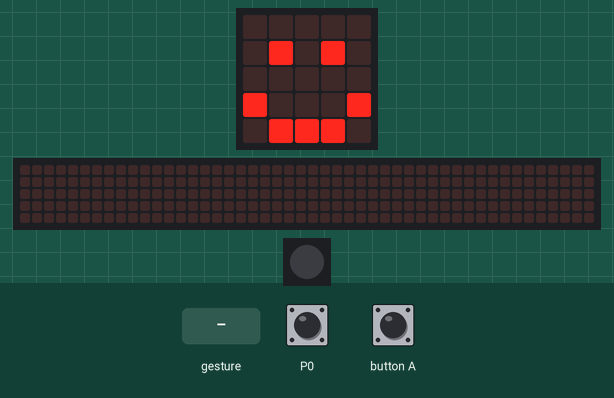
This program was run on a simulated Calliope mini (MakeCode). Shown: the board's 5×5 LED display, a strip that is not on the board, showing the scrolling text unrolled, 1 RGB LEDs in strip order, left to right. The inputs (shaded band) are chosen by the test bench. A tilt is held for 1.5 s and a shake lasts 1 s, then the board lies face up again; the 48×5 strip is a reading aid, not a part: it shows the text the display is scrolling, unrolled, one strip-width of it at a time.

Above: at 4.0 s.
4.1 s: gesture '6g'
At 4.17 s:
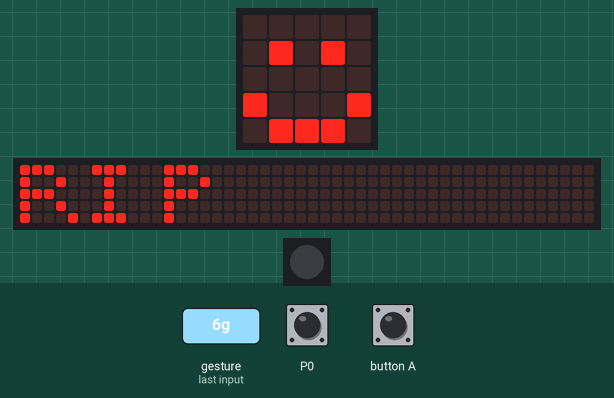
6.0 s: button A pressed for 0.15 s
6.7 s: touch pin P0 pressed for 0.15 s
7.4 s: gesture 'shake'
At 9.2 s:
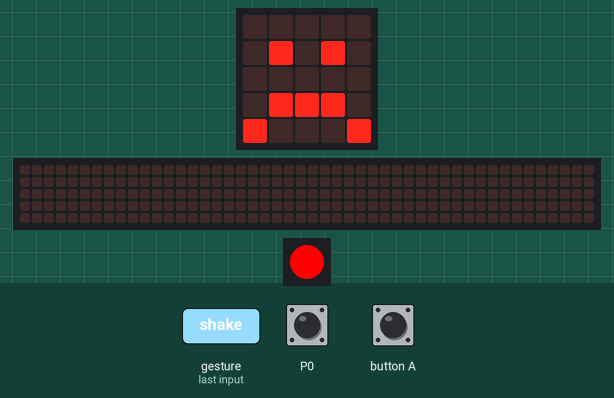
10.4 s: touch pin P0 pressed for 1 s
At 11.5 s:
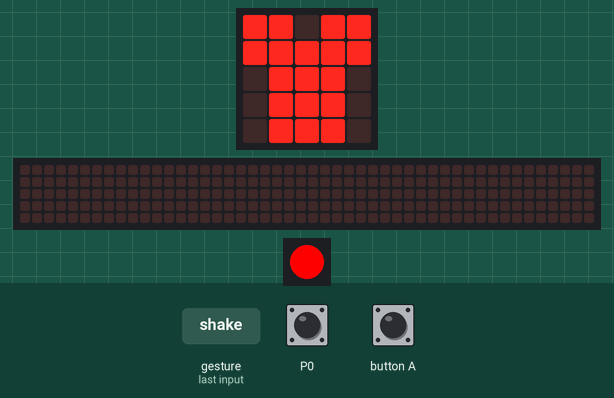
12.9 s: button A pressed for 0.15 s
At 14.5 s:
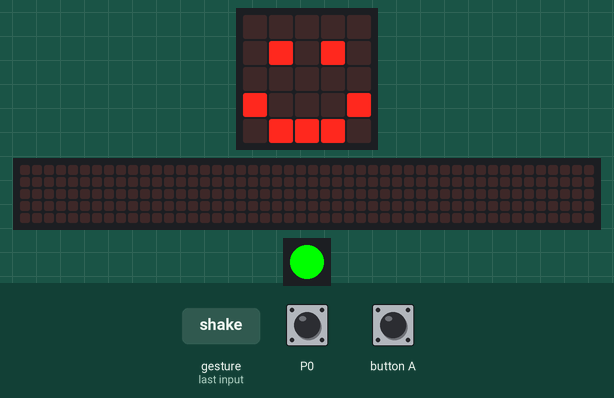
Timing chart, 0 to 15.9 s (numbered marks = the images above; inputs shaded):
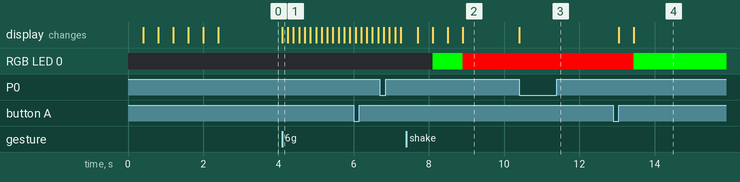

Measured:
- after the input at 4.1 s, the display: changes at once (image 1)
- after the input at 7.4 s, the display: first differs from a run without the input after 1.1 s (image 2 shows a later state)
- after the input at 10.4 s, the display: changes at once (image 3)
- after the input at 12.9 s, RGB LED 0: RGB(255, 0, 0) → RGB(0, 255, 0) after 0.55 s; the display: first changes after 0.15 s (image 4 shows a later state)

The program:

main.ts
```typescript
input.onButtonEvent(Button.A, input.buttonEventClick(), function () {
    basic.showLeds(`
        . . . . .
        . # . # .
        . . . . .
        # . . . #
        . # # # .
        `)
    basic.setLedColor(0x00ff00)
})
input.onGesture(Gesture.SixG, function () {
    basic.showString("RIP")
})
input.onGesture(Gesture.Shake, function () {
    basic.showLeds(`
        . . . . .
        . # . # .
        . . . . .
        . # # # .
        # . . . #
        `)
    basic.setLedColor(0xff0000)
})
input.onPinTouchEvent(TouchPin.P0, input.buttonEventDown(), function () {
    basic.showLeds(`
        # # . # #
        # # # # #
        . # # # .
        . # # # .
        . # # # .
        `)
})
basic.showLeds(`
    . . . . .
    . . . . .
    . . . . .
    . . . . .
    . # . . .
    `)
basic.showLeds(`
    . . . . .
    . . . . .
    . . . . .
    # . . . .
    . # . . .
    `)
basic.showLeds(`
    . . . . .
    . . . . .
    . . . . .
    # . . . .
    . # # . .
    `)
basic.showLeds(`
    . . . . .
    . . . . .
    . . . . .
    # . . . .
    . # # # .
    `)
basic.showLeds(`
    . . . . .
    . . . . .
    . . . . .
    # . . . #
    . # # # .
    `)
basic.showLeds(`
    . . . . .
    . # . . .
    . . . . .
    # . . . #
    . # # # .
    `)
basic.showLeds(`
    . . . . .
    . # . # .
    . . . . .
    # . . . #
    . # # # .
    `)
basic.forever(function () {

})
```

test.ts
```typescript
// Hier kann man Tests durchführen; diese Datei wird nicht kompiliert, wenn dieses Paket als Erweiterung verwendet wird.
```
